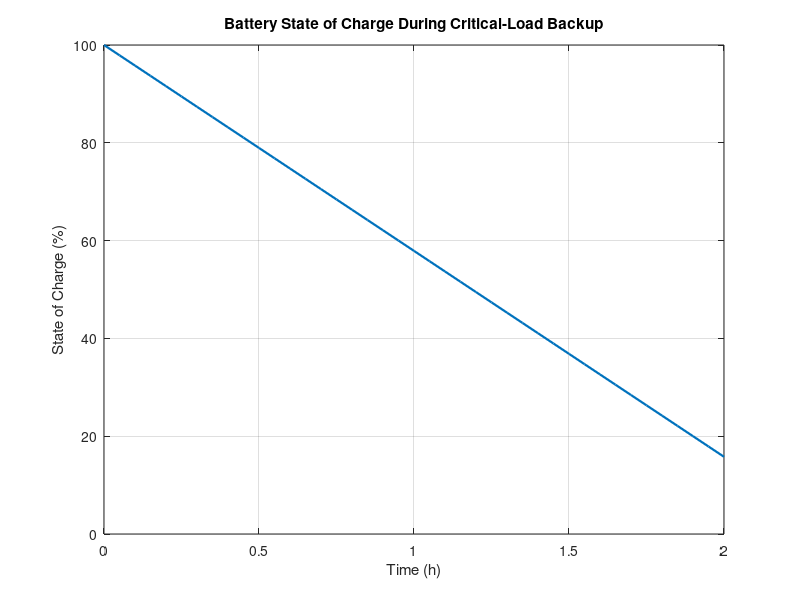

Write the MATLAB code that produced this figure.
%% 03 - Battery Sizing and SOC During Critical-Load Backup
% Simplified energy-only model. Does not represent battery electrochemistry.
clc; clear; close all;

Pcritical_kW = 100;
backup_duration_h = 2;
DoD = 0.90;
eta_discharge = 0.95;
battery_nominal_kWh = 250;
SOC_initial_pct = 100;
SOC_min_pct = 10;
P_discharge_kW = 100;
dt_h = 0.05;

E_required_kWh = Pcritical_kW * backup_duration_h;
E_nominal_required_kWh = E_required_kWh / (DoD * eta_discharge);
E_candidate_AC_kWh = battery_nominal_kWh * DoD * eta_discharge;

t_h = 0:dt_h:backup_duration_h;
SOC_pct = zeros(size(t_h));
SOC_pct(1) = SOC_initial_pct;

for k = 2:numel(t_h)
    dSOC = (P_discharge_kW * dt_h / (battery_nominal_kWh * eta_discharge)) * 100;
    SOC_pct(k) = max(SOC_min_pct, SOC_pct(k-1) - dSOC);
end

figure('Name','Battery SOC During Critical Load Backup');
plot(t_h, SOC_pct, 'LineWidth', 1.6);
xlabel('Time (h)'); ylabel('State of Charge (%)');
title('Battery State of Charge During Critical-Load Backup');
grid on; ylim([0 100]);

fprintf('\\nBATTERY SIZING\\n');
fprintf('Critical-load energy required : %.2f kWh\\n', E_required_kWh);
fprintf('Nominal capacity required      : %.2f kWh\\n', E_nominal_required_kWh);
fprintf('Candidate AC-equivalent energy : %.2f kWh\\n', E_candidate_AC_kWh);
fprintf('Idealized duration at 100 kW   : %.2f h\\n', E_candidate_AC_kWh/Pcritical_kW);
